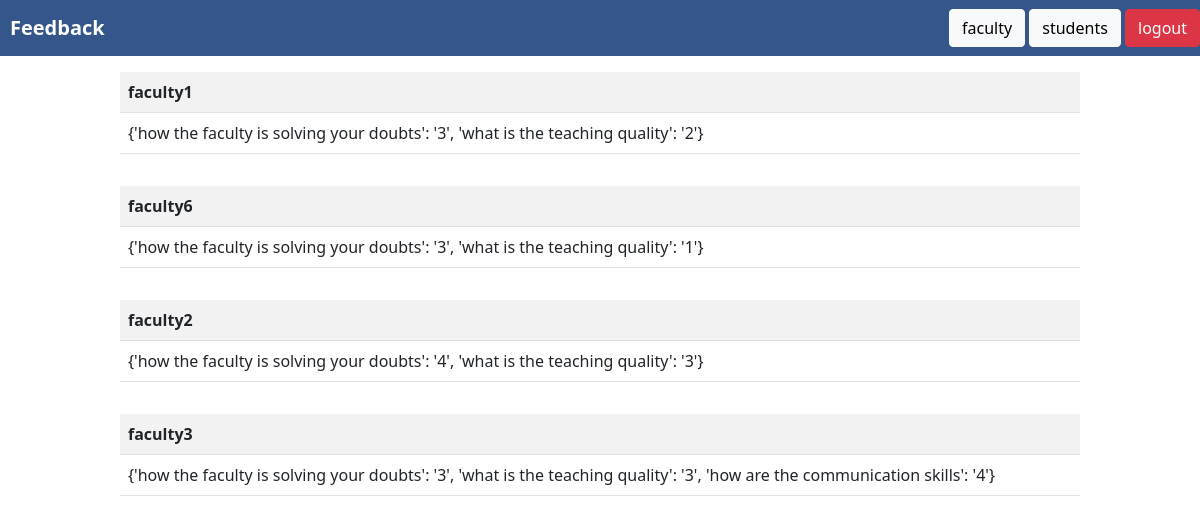
/staff/feedback/8/ (signed in), run on the app's committed database.
### feedbackapp/models.py (models this page shows)
class StudentModel(models.Model):
    studentid = models.TextField()
    feedback = models.TextField()
    facultyname = models.TextField()

### feedbackapp/views.py (the view)
# urls.py: path('staff/feedback/<int:student_id>/',stafffeedbackview,name = "stafffeedbackpage"),
def stafffeedbackview(request,student_id):
    if request.user.is_superuser:
        if request.user.is_authenticated:
            feedbacks = []
            for feedback in  StudentModel.objects.filter(studentid = student_id):
                feedbacks.append(feedback)
            context = {"feedbacks": feedbacks}
            return render(request,"feedbackapp/stafffeedback.html",context)

### templates/feedbackapp/stafffeedback.html (shortened to what this page needs)
{% extends "base.html" %}
{% block content %}
<nav class="navbar justify-content-between" style="background-color: #34568B;">
    <a href="{% url 'homepage' %}" class="navbar-brand" style="margin-left: 10px;font-weight: bold;color: white">Feedback</a>
    <form class="form-inline" method="post" action="{% url "logoutstaff" %}">
        <a class="btn btn-light" href="{% url "facultypage" %}">faculty</a>
        <a class="btn btn-light" href="/staff/students/">students</a>
        <input type="submit" value="logout" href="#" class="btn btn-danger"></input>
    </form>
  </nav>
<div id="app">
{% for feedback in feedbacks %}
    <div class="d-flex justify-content-center" style="width: 100vw">
        <table style="width: 80vw;margin-top:2vh" class="table table-striped">
            <tr>
                <th>{{feedback.facultyname}}</th>
            </tr>
            <tr>
                <td>
                    <div id="feedback">{{feedback.feedback}}</div>
                </td>
            </tr>
        </table></div>
{% endfor %}
</div>
{% endblock %}

### data on the page
StudentModel: facultyname "faculty1", feedback "{'how the faculty is solving your doubts': '3', 'what is the teaching quality': '2'}"
StudentModel: facultyname "faculty6", feedback "{'how the faculty is solving your doubts': '3', 'what is the teaching quality': '1'}"
StudentModel: facultyname "faculty2", feedback "{'how the faculty is solving your doubts': '4', 'what is the teaching quality': '3'}"
StudentModel: facultyname "faculty3", feedback "{'how the faculty is solving your doubts': '3', 'what is the teaching quality': '3', 'how are the communication skills': '4'}"
